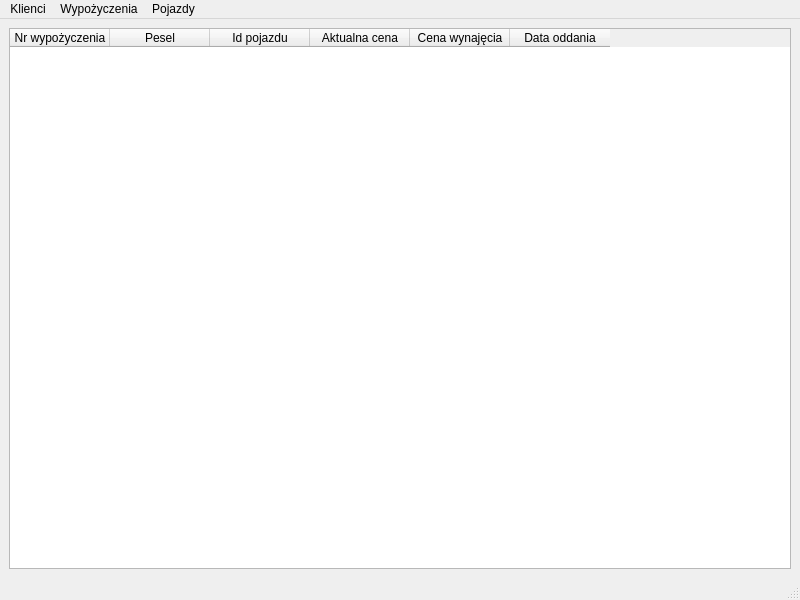
<?xml version="1.0" encoding="UTF-8"?>
<ui version="4.0">
 <class>mainWindow</class>
 <widget class="QMainWindow" name="mainWindow">
  <property name="geometry">
   <rect>
    <x>0</x>
    <y>0</y>
    <width>800</width>
    <height>600</height>
   </rect>
  </property>
  <property name="windowTitle">
   <string>mainWindow</string>
  </property>
  <widget class="QWidget" name="centralwidget">
   <layout class="QVBoxLayout" name="verticalLayout">
    <item>
     <widget class="QTableWidget" name="currentRepositoryTable">
      <column>
       <property name="text">
        <string>Nr wypożyczenia</string>
       </property>
      </column>
      <column>
       <property name="text">
        <string>Pesel</string>
       </property>
      </column>
      <column>
       <property name="text">
        <string>Id pojazdu</string>
       </property>
      </column>
      <column>
       <property name="text">
        <string>Aktualna cena</string>
       </property>
      </column>
      <column>
       <property name="text">
        <string>Cena wynajęcia</string>
       </property>
      </column>
      <column>
       <property name="text">
        <string>Data oddania</string>
       </property>
      </column>
     </widget>
    </item>
   </layout>
  </widget>
  <widget class="QMenuBar" name="menubar">
   <property name="geometry">
    <rect>
     <x>0</x>
     <y>0</y>
     <width>800</width>
     <height>23</height>
    </rect>
   </property>
   <widget class="QMenu" name="menuKlienci">
    <property name="title">
     <string>Klienci</string>
    </property>
    <addaction name="actionAddClient"/>
    <addaction name="actionShowClients"/>
    <addaction name="actionSaveClients"/>
    <addaction name="actionLoadClients"/>
   </widget>
   <widget class="QMenu" name="menuWypo_yczenia">
    <property name="title">
     <string>Wypożyczenia</string>
    </property>
    <addaction name="actionAddRent"/>
    <addaction name="actionShowArchivedRents"/>
   </widget>
   <widget class="QMenu" name="menuPojazdy">
    <property name="title">
     <string>Pojazdy</string>
    </property>
    <addaction name="actionAddCar"/>
    <addaction name="actionAddMope"/>
    <addaction name="actionAddBicycle"/>
    <addaction name="actionVehicles"/>
    <addaction name="actionSaveVehicles"/>
    <addaction name="actionLoadVehicles"/>
   </widget>
   <addaction name="menuKlienci"/>
   <addaction name="menuWypo_yczenia"/>
   <addaction name="menuPojazdy"/>
  </widget>
  <widget class="QStatusBar" name="statusbar"/>
  <action name="actionAddClient">
   <property name="text">
    <string>Dodaj klienta</string>
   </property>
   <property name="toolTip">
    <string>Dodaj klienta</string>
   </property>
   <property name="whatsThis">
    <string/>
   </property>
  </action>
  <action name="actionUsu_klienta">
   <property name="text">
    <string>Usuń klienta</string>
   </property>
  </action>
  <action name="actionShowClients">
   <property name="text">
    <string>Wyświetl klientów</string>
   </property>
  </action>
  <action name="actionAddRent">
   <property name="text">
    <string>Dodaj wypożyczenie</string>
   </property>
  </action>
  <action name="actionUsu_wypo_yczenie">
   <property name="text">
    <string>Usuń wypożyczenie</string>
   </property>
  </action>
  <action name="actionAddCar">
   <property name="text">
    <string>Dodaj samochód</string>
   </property>
  </action>
  <action name="actionVehicles">
   <property name="text">
    <string>Wyświetl pojazdy</string>
   </property>
  </action>
  <action name="actionShowCurrentRents">
   <property name="text">
    <string>Wyświetl obecne wypożyczenia</string>
   </property>
  </action>
  <action name="actionShowArchivedRents">
   <property name="text">
    <string>Wyświetl archiwalne wypożyczenia</string>
   </property>
  </action>
  <action name="actionAddMope">
   <property name="text">
    <string>Dodaj motocykl</string>
   </property>
  </action>
  <action name="actionAddBicycle">
   <property name="text">
    <string>Dodaj rower</string>
   </property>
  </action>
  <action name="actionSaveClients">
   <property name="text">
    <string>Zapisz</string>
   </property>
  </action>
  <action name="actionLoadClients">
   <property name="text">
    <string>Wczytaj</string>
   </property>
  </action>
  <action name="actionSaveVehicles">
   <property name="text">
    <string>Zapisz</string>
   </property>
  </action>
  <action name="actionLoadVehicles">
   <property name="text">
    <string>Wczytaj</string>
   </property>
  </action>
 </widget>
 <resources/>
 <connections>
  <connection>
   <sender>actionShowClients</sender>
   <signal>triggered()</signal>
   <receiver>mainWindow</receiver>
   <slot>showClients()</slot>
   <hints>
    <hint type="sourcelabel">
     <x>-1</x>
     <y>-1</y>
    </hint>
    <hint type="destinationlabel">
     <x>399</x>
     <y>299</y>
    </hint>
   </hints>
  </connection>
  <connection>
   <sender>actionAddClient</sender>
   <signal>triggered()</signal>
   <receiver>mainWindow</receiver>
   <slot>addClient()</slot>
   <hints>
    <hint type="sourcelabel">
     <x>-1</x>
     <y>-1</y>
    </hint>
    <hint type="destinationlabel">
     <x>399</x>
     <y>299</y>
    </hint>
   </hints>
  </connection>
  <connection>
   <sender>actionAddRent</sender>
   <signal>triggered()</signal>
   <receiver>mainWindow</receiver>
   <slot>addRent()</slot>
   <hints>
    <hint type="sourcelabel">
     <x>-1</x>
     <y>-1</y>
    </hint>
    <hint type="destinationlabel">
     <x>399</x>
     <y>299</y>
    </hint>
   </hints>
  </connection>
  <connection>
   <sender>actionAddCar</sender>
   <signal>triggered()</signal>
   <receiver>mainWindow</receiver>
   <slot>addCar()</slot>
   <hints>
    <hint type="sourcelabel">
     <x>-1</x>
     <y>-1</y>
    </hint>
    <hint type="destinationlabel">
     <x>399</x>
     <y>299</y>
    </hint>
   </hints>
  </connection>
  <connection>
   <sender>actionVehicles</sender>
   <signal>triggered()</signal>
   <receiver>mainWindow</receiver>
   <slot>showVehicles()</slot>
   <hints>
    <hint type="sourcelabel">
     <x>-1</x>
     <y>-1</y>
    </hint>
    <hint type="destinationlabel">
     <x>399</x>
     <y>299</y>
    </hint>
   </hints>
  </connection>
  <connection>
   <sender>actionShowArchivedRents</sender>
   <signal>triggered()</signal>
   <receiver>mainWindow</receiver>
   <slot>showArchivedRents()</slot>
   <hints>
    <hint type="sourcelabel">
     <x>-1</x>
     <y>-1</y>
    </hint>
    <hint type="destinationlabel">
     <x>399</x>
     <y>299</y>
    </hint>
   </hints>
  </connection>
  <connection>
   <sender>actionShowCurrentRents</sender>
   <signal>triggered()</signal>
   <receiver>mainWindow</receiver>
   <slot>showCurrentRents()</slot>
   <hints>
    <hint type="sourcelabel">
     <x>-1</x>
     <y>-1</y>
    </hint>
    <hint type="destinationlabel">
     <x>399</x>
     <y>299</y>
    </hint>
   </hints>
  </connection>
  <connection>
   <sender>actionAddBicycle</sender>
   <signal>triggered()</signal>
   <receiver>mainWindow</receiver>
   <slot>addBicycle()</slot>
   <hints>
    <hint type="sourcelabel">
     <x>-1</x>
     <y>-1</y>
    </hint>
    <hint type="destinationlabel">
     <x>399</x>
     <y>299</y>
    </hint>
   </hints>
  </connection>
  <connection>
   <sender>actionAddMope</sender>
   <signal>triggered()</signal>
   <receiver>mainWindow</receiver>
   <slot>addMope()</slot>
   <hints>
    <hint type="sourcelabel">
     <x>-1</x>
     <y>-1</y>
    </hint>
    <hint type="destinationlabel">
     <x>399</x>
     <y>299</y>
    </hint>
   </hints>
  </connection>
  <connection>
   <sender>actionSaveClients</sender>
   <signal>triggered()</signal>
   <receiver>mainWindow</receiver>
   <slot>saveClients()</slot>
   <hints>
    <hint type="sourcelabel">
     <x>-1</x>
     <y>-1</y>
    </hint>
    <hint type="destinationlabel">
     <x>399</x>
     <y>299</y>
    </hint>
   </hints>
  </connection>
  <connection>
   <sender>actionLoadClients</sender>
   <signal>triggered()</signal>
   <receiver>mainWindow</receiver>
   <slot>loadClients()</slot>
   <hints>
    <hint type="sourcelabel">
     <x>-1</x>
     <y>-1</y>
    </hint>
    <hint type="destinationlabel">
     <x>399</x>
     <y>299</y>
    </hint>
   </hints>
  </connection>
  <connection>
   <sender>actionSaveVehicles</sender>
   <signal>triggered()</signal>
   <receiver>mainWindow</receiver>
   <slot>saveVehicles()</slot>
   <hints>
    <hint type="sourcelabel">
     <x>-1</x>
     <y>-1</y>
    </hint>
    <hint type="destinationlabel">
     <x>399</x>
     <y>299</y>
    </hint>
   </hints>
  </connection>
  <connection>
   <sender>actionLoadVehicles</sender>
   <signal>triggered()</signal>
   <receiver>mainWindow</receiver>
   <slot>loadVehicles()</slot>
   <hints>
    <hint type="sourcelabel">
     <x>-1</x>
     <y>-1</y>
    </hint>
    <hint type="destinationlabel">
     <x>399</x>
     <y>299</y>
    </hint>
   </hints>
  </connection>
 </connections>
 <slots>
  <slot>showClients()</slot>
  <slot>addClient()</slot>
  <slot>addRent()</slot>
  <slot>addCar()</slot>
  <slot>showVehicles()</slot>
  <slot>showCurrentRents()</slot>
  <slot>showArchivedRents()</slot>
  <slot>addBicycle()</slot>
  <slot>addMope()</slot>
  <slot>saveClients()</slot>
  <slot>loadClients()</slot>
  <slot>saveVehicles()</slot>
  <slot>loadVehicles()</slot>
 </slots>
</ui>
